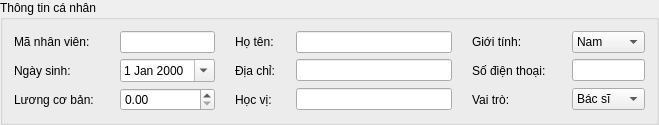
      <widget class="QGroupBox" name="personalInfo_groupBox">
       <property name="title">
        <string>Thông tin cá nhân</string>
       </property>
       <layout class="QGridLayout" name="gridLayout_2" columnstretch="3,4,3">
        <property name="horizontalSpacing">
         <number>20</number>
        </property>
        <item row="2" column="1">
         <layout class="QHBoxLayout" name="horizontalLayout_8">
          <item>
           <widget class="QLabel" name="education_label">
            <property name="sizePolicy">
             <sizepolicy hsizetype="Minimum" vsizetype="Preferred">
              <horstretch>0</horstretch>
              <verstretch>0</verstretch>
             </sizepolicy>
            </property>
            <property name="minimumSize">
             <size>
              <width>61</width>
              <height>0</height>
             </size>
            </property>
            <property name="text">
             <string>Học vị:</string>
            </property>
           </widget>
          </item>
          <item>
           <widget class="QLineEdit" name="education_lineEdit"/>
          </item>
         </layout>
        </item>
        <item row="1" column="0">
         <layout class="QHBoxLayout" name="horizontalLayout_4">
          <item>
           <widget class="QLabel" name="dob_label">
            <property name="sizePolicy">
             <sizepolicy hsizetype="Minimum" vsizetype="Preferred">
              <horstretch>0</horstretch>
              <verstretch>0</verstretch>
             </sizepolicy>
            </property>
            <property name="minimumSize">
             <size>
              <width>106</width>
              <height>0</height>
             </size>
            </property>
            <property name="text">
             <string>Ngày sinh:</string>
            </property>
           </widget>
          </item>
          <item>
           <widget class="QDateEdit" name="dob_dateEdit">
            <property name="sizePolicy">
             <sizepolicy hsizetype="Expanding" vsizetype="Fixed">
              <horstretch>0</horstretch>
              <verstretch>0</verstretch>
             </sizepolicy>
            </property>
            <property name="calendarPopup">
             <bool>true</bool>
            </property>
           </widget>
          </item>
         </layout>
        </item>
        <item row="1" column="2">
         <layout class="QHBoxLayout" name="horizontalLayout_6">
          <item>
           <widget class="QLabel" name="phone_label">
            <property name="sizePolicy">
             <sizepolicy hsizetype="Minimum" vsizetype="Preferred">
              <horstretch>0</horstretch>
              <verstretch>0</verstretch>
             </sizepolicy>
            </property>
            <property name="minimumSize">
             <size>
              <width>100</width>
              <height>0</height>
             </size>
            </property>
            <property name="text">
             <string>Số điện thoại:</string>
            </property>
           </widget>
          </item>
          <item>
           <widget class="QLineEdit" name="phone_lineEdit"/>
          </item>
         </layout>
        </item>
        <item row="0" column="1">
         <layout class="QHBoxLayout" name="horizontalLayout_2">
          <item>
           <widget class="QLabel" name="name_label">
            <property name="sizePolicy">
             <sizepolicy hsizetype="Minimum" vsizetype="Preferred">
              <horstretch>0</horstretch>
              <verstretch>0</verstretch>
             </sizepolicy>
            </property>
            <property name="minimumSize">
             <size>
              <width>61</width>
              <height>0</height>
             </size>
            </property>
            <property name="text">
             <string>Họ tên:</string>
            </property>
           </widget>
          </item>
          <item>
           <widget class="QLineEdit" name="name_lineEdit"/>
          </item>
         </layout>
        </item>
        <item row="0" column="2">
         <layout class="QHBoxLayout" name="horizontalLayout_3">
          <item>
           <widget class="QLabel" name="gender_label">
            <property name="sizePolicy">
             <sizepolicy hsizetype="Minimum" vsizetype="Preferred">
              <horstretch>0</horstretch>
              <verstretch>0</verstretch>
             </sizepolicy>
            </property>
            <property name="minimumSize">
             <size>
              <width>100</width>
              <height>0</height>
             </size>
            </property>
            <property name="text">
             <string>Giới tính:</string>
            </property>
           </widget>
          </item>
          <item>
           <widget class="QComboBox" name="gender_comboBox">
            <property name="sizePolicy">
             <sizepolicy hsizetype="Expanding" vsizetype="Fixed">
              <horstretch>0</horstretch>
              <verstretch>0</verstretch>
             </sizepolicy>
            </property>
            <item>
             <property name="text">
              <string>Nam</string>
             </property>
            </item>
            <item>
             <property name="text">
              <string>Nữ</string>
             </property>
            </item>
           </widget>
          </item>
         </layout>
        </item>
        <item row="2" column="0">
         <layout class="QHBoxLayout" name="horizontalLayout_7">
          <item>
           <widget class="QLabel" name="salary_label">
            <property name="sizePolicy">
             <sizepolicy hsizetype="Minimum" vsizetype="Preferred">
              <horstretch>0</horstretch>
              <verstretch>0</verstretch>
             </sizepolicy>
            </property>
            <property name="minimumSize">
             <size>
              <width>106</width>
              <height>0</height>
             </size>
            </property>
            <property name="text">
             <string>Lương cơ bản:</string>
            </property>
           </widget>
          </item>
          <item>
           <widget class="QDoubleSpinBox" name="salary_doubleSpinBox">
            <property name="sizePolicy">
             <sizepolicy hsizetype="Expanding" vsizetype="Fixed">
              <horstretch>0</horstretch>
              <verstretch>0</verstretch>
             </sizepolicy>
            </property>
            <property name="maximum">
             <double>1000000000.000000000000000</double>
            </property>
            <property name="singleStep">
             <double>100000.000000000000000</double>
            </property>
           </widget>
          </item>
         </layout>
        </item>
        <item row="0" column="0">
         <layout class="QHBoxLayout" name="horizontalLayout_1">
          <item>
           <widget class="QLabel" name="id_label">
            <property name="sizePolicy">
             <sizepolicy hsizetype="Minimum" vsizetype="Preferred">
              <horstretch>0</horstretch>
              <verstretch>0</verstretch>
             </sizepolicy>
            </property>
            <property name="minimumSize">
             <size>
              <width>106</width>
              <height>0</height>
             </size>
            </property>
            <property name="text">
             <string>Mã nhân viên:</string>
            </property>
           </widget>
          </item>
          <item>
           <widget class="QLineEdit" name="id_lineEdit"/>
          </item>
         </layout>
        </item>
        <item row="1" column="1">
         <layout class="QHBoxLayout" name="horizontalLayout_5">
          <item>
           <widget class="QLabel" name="address_label">
            <property name="sizePolicy">
             <sizepolicy hsizetype="Minimum" vsizetype="Preferred">
              <horstretch>0</horstretch>
              <verstretch>0</verstretch>
             </sizepolicy>
            </property>
            <property name="minimumSize">
             <size>
              <width>61</width>
              <height>0</height>
             </size>
            </property>
            <property name="text">
             <string>Địa chỉ:</string>
            </property>
           </widget>
          </item>
          <item>
           <widget class="QLineEdit" name="address_lineEdit"/>
          </item>
         </layout>
        </item>
        <item row="2" column="2">
         <layout class="QHBoxLayout" name="horizontalLayout_9">
          <item>
           <widget class="QLabel" name="role_label">
            <property name="sizePolicy">
             <sizepolicy hsizetype="Minimum" vsizetype="Preferred">
              <horstretch>0</horstretch>
              <verstretch>0</verstretch>
             </sizepolicy>
            </property>
            <property name="minimumSize">
             <size>
              <width>100</width>
              <height>0</height>
             </size>
            </property>
            <property name="text">
             <string>Vai trò:</string>
            </property>
           </widget>
          </item>
          <item>
           <widget class="QComboBox" name="role_comboBox">
            <property name="sizePolicy">
             <sizepolicy hsizetype="Expanding" vsizetype="Fixed">
              <horstretch>0</horstretch>
              <verstretch>0</verstretch>
             </sizepolicy>
            </property>
            <item>
             <property name="text">
              <string>Bác sĩ</string>
             </property>
            </item>
            <item>
             <property name="text">
              <string>Y tá</string>
             </property>
            </item>
            <item>
             <property name="text">
              <string>Tiếp tân</string>
             </property>
            </item>
           </widget>
          </item>
         </layout>
        </item>
       </layout>
      </widget>
